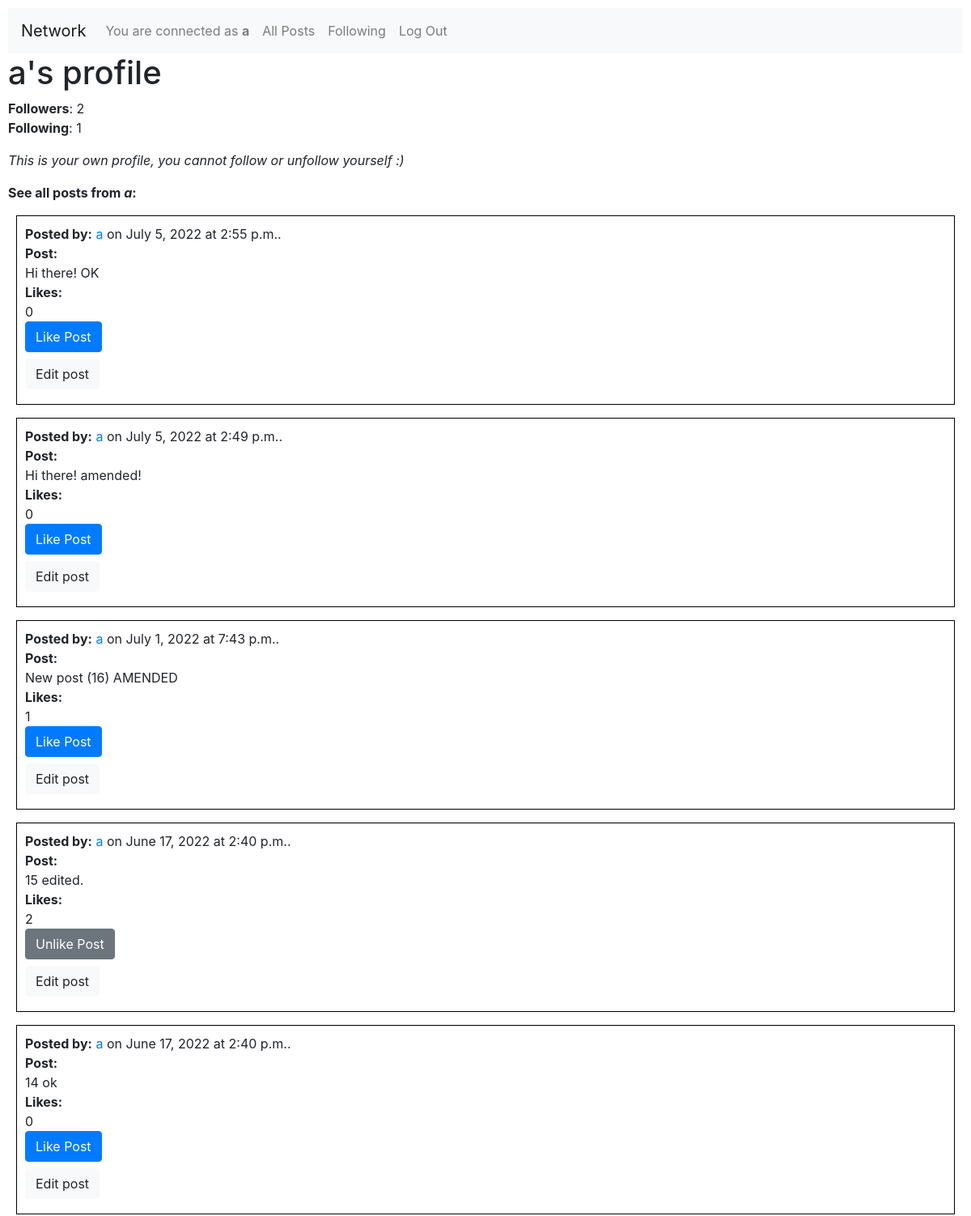
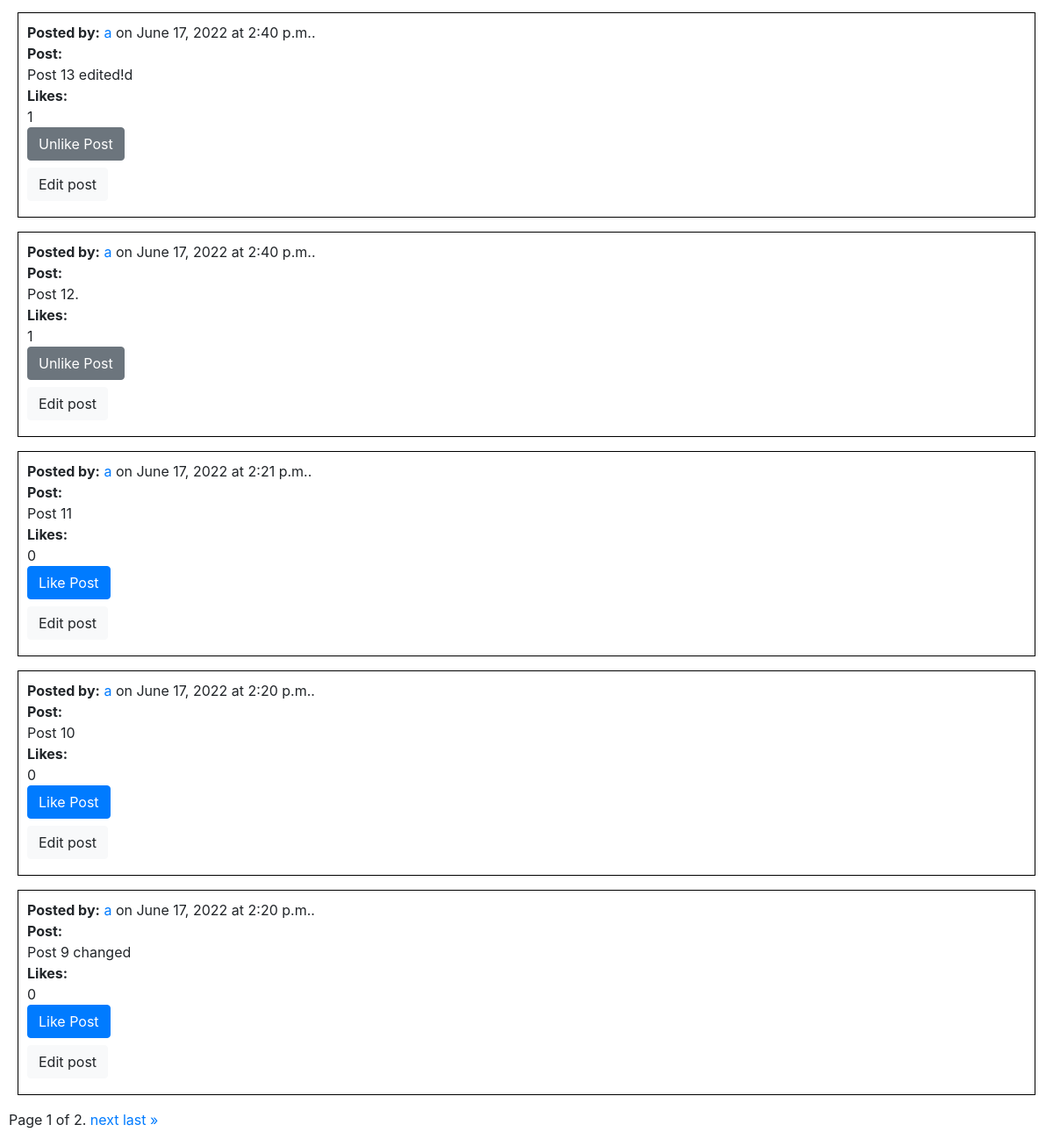
Screenshot of /user/a (signed in) with the database file from the repository (2 pictures, top to bottom).
### network/models.py (models this page shows, shortened)
class User(AbstractUser):
    pass
    def __str__(self):
        return f"USER NUMBER '{self.id}' is '{self.username}'. LAST CONNEXION: {self.last_login}."

class Post(models.Model):
    userid = models.ForeignKey(User, on_delete=models.CASCADE, related_name="user")
    post = models.TextField(max_length=500)
    datetime = models.DateTimeField(default=datetime.now)
    likes = models.IntegerField(default=0)

### network/views.py (the view)
# urls.py: path("user/<str:username>", views.profile_page, name="profile_page"),
def profile_page(request, username):
    if request.method == "POST":
        if 'follow' in request.POST:
            try:
                user_profiled = User.objects.filter(username=username)
                user_profiled_id = user_profiled.values_list('id', flat=True)
                user_profiled_id = user_profiled_id[0]
                user_posts = Post.objects.filter(userid=user_profiled_id).order_by('-id')
                paginator = Paginator(user_posts, 10) # test Paginator with 10 per page
                page_number = request.GET.get('page')
                page_obj = paginator.get_page(page_number)
                amount_of_followers = Follower.objects.filter(followed=user_profiled_id).count()
                amount_of_following = Follower.objects.filter(follower=user_profiled_id).count()
                user_logged_in = request.user.id
                isfollowing = Follower.objects.filter(followed=user_profiled_id,follower=user_logged_in).count()
                followed = User.objects.filter(id=user_profiled_id)
                followed = followed[0]
                follower = User.objects.filter(id=user_logged_in)
                follower = follower[0]
                follow = Follower(followed=followed,follower=follower)
                follow.save()
                amount_of_followers = Follower.objects.filter(followed=user_profiled_id).count()
                amount_of_following = Follower.objects.filter(follower=user_profiled_id).count()
                isfollowing = Follower.objects.filter(followed=user_profiled_id,follower=user_logged_in).count()
                user = request.user
                if request.user.is_authenticated:
                    postslikedbyuser = Like.objects.filter(likedby=user).values_list('postid', flat=True)
                else:
                    postslikedbyuser = None
                return render(request, "network/profile.html", {
                            "username": username,
                            "user_profiled": user_profiled,
                            "user_profiled_id": user_profiled_id,
                            "amount_of_followers": amount_of_followers,
                            "amount_of_following": amount_of_following,
                            "user_logged_in": user_logged_in,
                            "isfollowing": isfollowing,
                            "user_posts": user_posts,
                            "post_request": "follow",
                            "page_obj": page_obj,
                            "postslikedbyuser": postslikedbyuser
                        })
            except IndexError:
                return render(request, "network/missingprofile.html", {
                            "username": username,
                        })
        elif 'unfollow' in request.POST:
            try:
                user_profiled = User.objects.filter(username=username)
                user_profiled_id = user_profiled.values_list('id', flat=True)
                user_profiled_id = user_profiled_id[0]
                user_posts = Post.objects.filter(userid=user_profiled_id).order_by('-id')
                paginator = Paginator(user_posts, 10) # test Paginator with 10 per page
                page_number = request.GET.get('page')
                page_obj = paginator.get_page(page_number)
                amount_of_followers = Follower.objects.filter(followed=user_profiled_id).count()
                amount_of_following = Follower.objects.filter(follower=user_profiled_id).count()
                user_logged_in = request.user.id
                user_logged_in = int(user_logged_in)
                isfollowing = Follower.objects.filter(followed=user_profiled_id,follower=user_logged_in).count()
                followed = User.objects.filter(id=user_profiled_id)
                followed = followed[0]
                follower = User.objects.filter(id=user_logged_in)
                follower = follower[0]
                follow = Follower.objects.filter(followed=followed,follower=follower)
                follow.delete()
                amount_of_followers = Follower.objects.filter(followed=user_profiled_id).count()
                amount_of_following = Follower.objects.filter(follower=user_profiled_id).count()
                isfollowing = Follower.objects.filter(followed=user_profiled_id,follower=user_logged_in).count()
                user = request.user
                if request.user.is_authenticated:
                    postslikedbyuser = Like.objects.filter(likedby=user).values_list('postid', flat=True)
                else:
                    postslikedbyuser = None
                return render(request, "network/profile.html", {
                            "username": username,
                            "user_profiled": user_profiled,
                            "user_profiled_id": user_profiled_id,
                            "amount_of_followers": amount_of_followers,
                            "amount_of_following": amount_of_following,
                            "user_logged_in": user_logged_in,
                            "isfollowing": isfollowing,
                            "user_posts": user_posts,
                            "post_request": "unfollow",
                            "page_obj": page_obj,
                            "postslikedbyuser": postslikedbyuser
                        })
            except IndexError:
                return render(request, "network/missingprofile.html", {
                            "username": username,
                        })
    else:
        try:
            user_profiled = User.objects.filter(username=username)
            user_profiled_id = user_profiled.values_list('id', flat=True)
            user_profiled_id = user_profiled_id[0]
            user_posts = Post.objects.filter(userid=user_profiled_id).order_by('-id')
            paginator = Paginator(user_posts, 10) # test Paginator with 10 per page
            page_number = request.GET.get('page')
            page_obj = paginator.get_page(page_number)
            amount_of_followers = Follower.objects.filter(followed=user_profiled_id).count()
            amount_of_following = Follower.objects.filter(follower=user_profiled_id).count()
            user_logged_in = request.user.id
            isfollowing = Follower.objects.filter(followed=user_profiled_id,follower=user_logged_in).count()
            user = request.user
            if request.user.is_authenticated:
                postslikedbyuser = Like.objects.filter(likedby=user).values_list('postid', flat=True)
            else:
                postslikedbyuser = None
            return render(request, "network/profile.html", {
                        "username": username,
                        "user_profiled": user_profiled,
                        "user_profiled_id": user_profiled_id,
                        "amount_of_followers": amount_of_followers,
                        "amount_of_following": amount_of_following,
                        "user_logged_in": user_logged_in,
                        "isfollowing": isfollowing,
                        "user_posts": user_posts,
                        "page_obj": page_obj,
                        "postslikedbyuser": postslikedbyuser
                    })
        except IndexError:
            return render(request, "network/missingprofile.html", {
                        "username": username,
                    })

### network/templates/network/profile.html (shortened to what this page needs)
{% extends "network/layout.html" %}
{% block body %}
    <h1>{{ username }}'s profile</h1>
    <b>Followers</b>: {{ amount_of_followers }}
    <br>
    <b>Following</b>: {{ amount_of_following }}
    {% if username == user.username %}
        <i>This is your own profile, you cannot follow or unfollow yourself :)</i>
    {% endif %}
    <b>See all posts from <i>{{ username }}</i>:</b>
    {% for post in page_obj %}
    <div id="{{post.id}}" class="subdiv">
        <b>Posted by:</b> <a href="{% url 'profile_page' post.userid.username %}">{{ post.userid.username }}</a>
        on {{ post.datetime.date }}
        at {{ post.datetime.time }}.
        <br>
        <b>Post:</b>
        <div id="post{{post.id}}">{{ post.post }}</div>
        <b>Likes:</b >
        <div id="likecount{{post.id}}">{{ post.likes }}</div>
        {% if user.is_authenticated %}
            {% if post.id in postslikedbyuser %}
                <button id="buttonlike{{post.id}}" onclick="deletelike({{post.id}})" class="buttonedit btn btn-secondary mb-2">Unlike Post</button>
            {% else %}
                <button id="buttonlike{{post.id}}" onclick="addlike({{post.id}})" class="buttonedit btn btn-primary mb-2">Like Post</button>
            {% endif %}
        {% else %}
            <i>You must be <a href="{% url 'login' %}">logged in</a> to like or unlike posts.</i>
        {% endif %}
        <br>
        {% if post.userid.username == user.username %}
            <div>
                <button id="button{{post.id}}" onclick="editpost({{post.id}})" class="buttonedit btn btn-light mb-2">Edit post</button>
            </div>
        {% endif %}
    </div>
    {% empty %}
        We haven't found any post, yet!
        <p></p>
    {% endfor %}
    <div class="pagination">
        <span class="step-links">
            <span class="current">
                Page {{ page_obj.number }} of {{ page_obj.paginator.num_pages }}.
            </span>
            {% if page_obj.has_next %}
                <a href="?page={{ page_obj.next_page_number }}">next</a>
                <a href="?page={{ page_obj.paginator.num_pages }}">last &raquo;</a>
            {% endif %}
        </span>
    </div>
{% endblock %}

### network/templates/network/layout.html (shortened to what this page needs)
{% load static %}
<!DOCTYPE html>
<html lang="en">
    <head>
        <link rel="stylesheet" href="https://stackpath.bootstrapcdn.com/bootstrap/4.4.1/css/bootstrap.min.css">
        <link href="{% static 'network/styles.css' %}" rel="stylesheet">
    </head>
    <body>
        <nav class="navbar navbar-expand-lg navbar-light bg-light">
            <a class="navbar-brand" href="#">Network</a>
            <div>
              <ul class="navbar-nav mr-auto">
                {% if user.is_authenticated %}
                    <li class="nav-item">
                        <a class="nav-link" href="#">You are connected as <strong> {{ user.username }}</strong></a>
                    </li>
                {% endif %}
                <li class="nav-item">
                  <a class="nav-link" href="{% url 'index' %}">All Posts</a>
                </li>
                {% if user.is_authenticated %}
                    <li class="nav-item">
                        <a class="nav-link" href="{% url 'following' %}">Following</a>
                    </li>
                    <li class="nav-item">
                        <a class="nav-link" href="{% url 'logout' %}">Log Out</a>
                    </li>
                {% endif %}
              </ul>
            </div>
          </nav>
        <div class="body">
            {% block body %}
            {% endblock %}
        </div>
    </body>
</html>

### network/static/network/styles.css (style rules this page uses)
body { padding: 10px; }
.subdiv { border: black; border-width: 1px; border-style: solid; margin: 10px; padding: 10px; }

### rows the page displays
User: username "a"
Post: userid.username "a", datetime "July 5, 2022", datetime.time "2:55 p.m.", post "Hi there! OK", likes "0"
Post: userid.username "a", datetime "July 5, 2022", datetime.time "2:49 p.m.", post "Hi there! amended!", likes "0"
Post: userid.username "a", datetime "July 1, 2022", datetime.time "7:43 p.m.", post "New post (16) AMENDED", likes "1"
Post: userid.username "a", datetime "June 17, 2022", datetime.time "2:40 p.m.", post "15 edited.", likes "2"
Post: userid.username "a", datetime "June 17, 2022", datetime.time "2:40 p.m.", post "14 ok", likes "0"
Post: userid.username "a", datetime "June 17, 2022", datetime.time "2:40 p.m.", post "Post 13 edited!d", likes "1"
Post: userid.username "a", datetime "June 17, 2022", datetime.time "2:40 p.m.", post "Post 12.", likes "1"
Post: userid.username "a", datetime "June 17, 2022", datetime.time "2:21 p.m.", post "Post 11", likes "0"
Post: userid.username "a", datetime "June 17, 2022", datetime.time "2:20 p.m.", post "Post 10", likes "0"
Post: userid.username "a", datetime "June 17, 2022", datetime.time "2:20 p.m.", post "Post 9 changed", likes "0"

### other values shown
{{ username }} "a"
{{ amount_of_followers }} "2"
{{ amount_of_following }} "1"
{{ page_obj.number }} "1"
{{ page_obj.paginator.num_pages }} "2"
